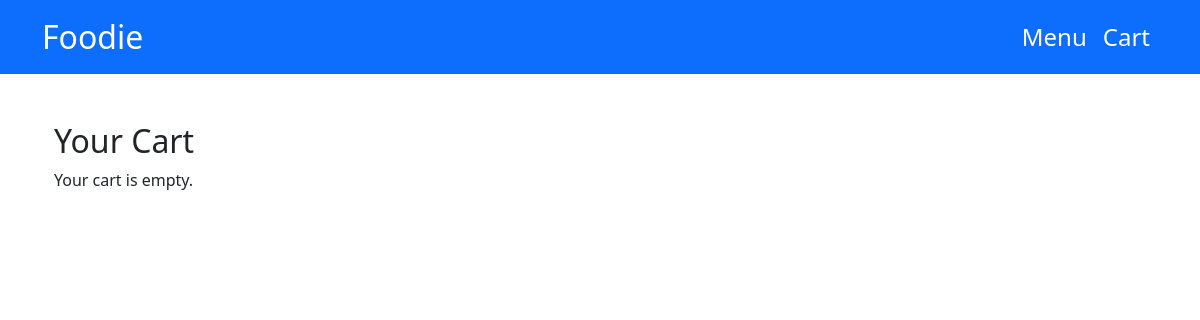
/cart/ (signed in), run on an earlier commit of the app's database.
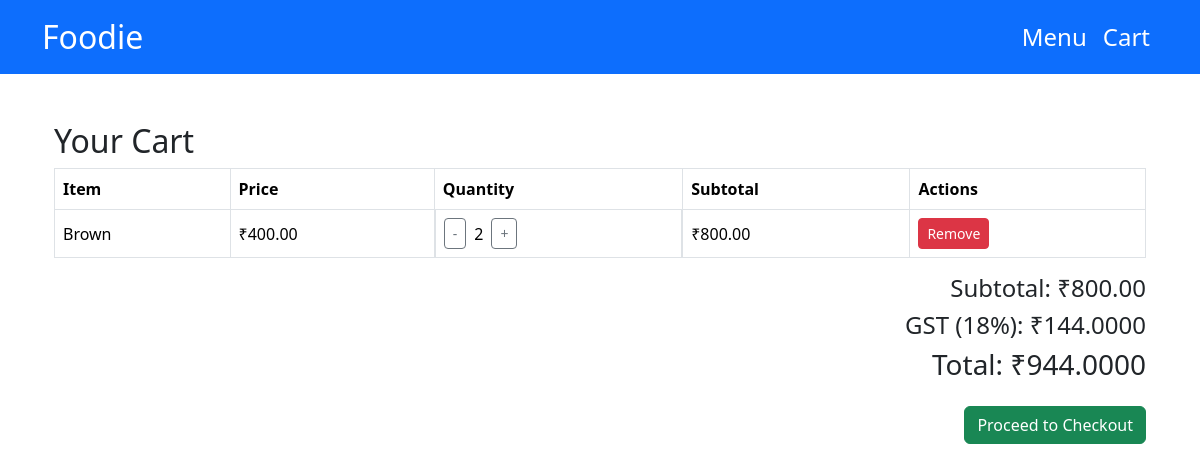
And on a later commit of the database.
### store/models.py (models this page shows, shortened)
class CartItem(models.Model):
    cart = models.ForeignKey(Cart, on_delete=models.CASCADE)
    product = models.ForeignKey(MenuItem, on_delete=models.CASCADE)
    quantity = models.PositiveIntegerField(default=1)
    @property
    def subtotal(self):
        return self.product.price * self.quantity

class MenuItem(models.Model):
    category = models.ForeignKey(Category, on_delete=models.CASCADE)
    name = models.CharField(max_length=100)
    description = models.TextField()
    price = models.DecimalField(max_digits=8, decimal_places=2)
    gst_rate = models.DecimalField(max_digits=5, decimal_places=2, default=0)
    image = models.ImageField(upload_to='menu_images/', null=True, blank=True)
    is_active = models.BooleanField(default=True)
    created_at = models.DateTimeField(auto_now_add=True)

### store/views.py (the view)
# urls.py: path('cart/', views.cart_view, name='cart'),  # Add this line
def cart_view(request):
    cart = get_or_create_cart(request)
    cart_items = CartItem.objects.filter(cart=cart).select_related('product')
    total = sum(item.product.price * item.quantity for item in cart_items)
    gst_rate = Decimal('0.18')
    gst_amount = total * gst_rate
    grand_total = total + gst_amount
    context = {
        'cart_items': cart_items,
        'total': total,
        'gst_amount': gst_amount,
        'grand_total': grand_total
    }
    return render(request, 'store/cart.html', context)

### store/views.py (called while the page is built, shortened)
def get_or_create_cart(request):
    if request.user.is_authenticated and not request.user.is_anonymous:
        cart, created = Cart.objects.get_or_create(user=request.user)
        return cart

### store/templates/store/cart.html (shortened to what this page needs)
{% extends 'store/base.html' %}
{% block content %}
<div class="container my-5">
    <h2>Your Cart</h2>
    {% if cart_items %}
    <table class="table table-bordered align-middle">
        <thead>
            <tr>
                <th>Item</th>
                <th>Price</th>
                <th>Quantity</th>
                <th>Subtotal</th>
                <th>Actions</th>
            </tr>
        </thead>
        <tbody>
            {% for item in cart_items %}
            <tr>
                <td>{{ item.product.name }}</td>
                <td>₹{{ item.product.price }}</td>
                <td class="d-flex align-items-center gap-2">
                    <form method="POST" action="{% url 'decrement_cart_item' item.id %}">
                        <button class="btn btn-sm btn-outline-secondary">-</button>
                    </form>
                    <span>{{ item.quantity }}</span>
                    <form method="POST" action="{% url 'increment_cart_item' item.id %}">
                        <button class="btn btn-sm btn-outline-secondary">+</button>
                    </form>
                </td>
                <td>₹{{ item.subtotal }}</td>
                <td>
                    <form method="POST" action="{% url 'remove_cart_item' item.id %}">
                        <button class="btn btn-sm btn-danger">Remove</button>
                    </form>
                </td>
            </tr>
            {% endfor %}
        </tbody>
    </table>
    <div class="d-flex justify-content-end flex-column align-items-end mt-3">
        <h4>Subtotal: ₹{{ total }}</h4>
        <h4>GST (18%): ₹{{ gst_amount }}</h4>
        <h3>Total: ₹{{ grand_total }}</h3>
        <a href="{% url 'checkout' %}" class="btn btn-success mt-3">Proceed to Checkout</a>
    </div>
    {% else %}
    <p>Your cart is empty.</p>
    {% endif %}
</div>
{% endblock %}

What changed in the data, as far as the page shows it:
added CartItem: product.name "Brown", product.price "400.00", quantity "2", subtotal "800.00"
Also different on the page:
{{ total }}: (not shown) → "800.00"
{{ gst_amount }}: (not shown) → "144.0000"
{{ grand_total }}: (not shown) → "944.0000"
text no longer shown: "Your cart is empty."
text now shown: "Item Price Quantity Subtotal Actions Subtotal: ₹ GST (18%): ₹ Total: ₹ Proceed to Checkout"
